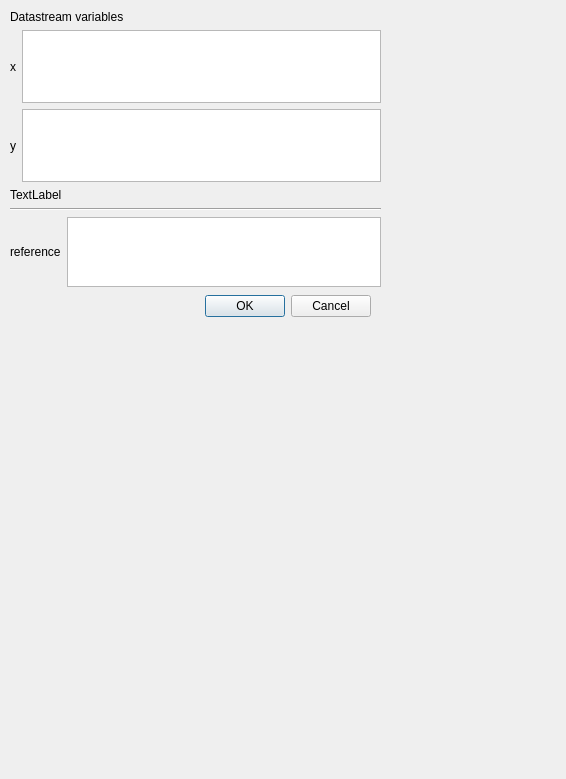
<?xml version="1.0" encoding="UTF-8"?>
<ui version="4.0">
 <class>Dialog</class>
 <widget class="QDialog" name="Dialog">
  <property name="geometry">
   <rect>
    <x>0</x>
    <y>0</y>
    <width>566</width>
    <height>779</height>
   </rect>
  </property>
  <property name="windowTitle">
   <string>Dialog</string>
  </property>
  <widget class="QDialogButtonBox" name="buttonBox">
   <property name="geometry">
    <rect>
     <x>30</x>
     <y>290</y>
     <width>341</width>
     <height>32</height>
    </rect>
   </property>
   <property name="orientation">
    <enum>Qt::Horizontal</enum>
   </property>
   <property name="standardButtons">
    <set>QDialogButtonBox::Cancel|QDialogButtonBox::Ok</set>
   </property>
  </widget>
  <widget class="QWidget" name="verticalLayoutWidget">
   <property name="geometry">
    <rect>
     <x>10</x>
     <y>10</y>
     <width>371</width>
     <height>277</height>
    </rect>
   </property>
   <layout class="QVBoxLayout" name="verticalLayout">
    <item>
     <widget class="QLabel" name="lbl_datastream_var">
      <property name="text">
       <string>Datastream variables</string>
      </property>
     </widget>
    </item>
    <item>
     <layout class="QGridLayout" name="gridLayout">
      <item row="0" column="0">
       <widget class="QLabel" name="lbl_x">
        <property name="text">
         <string>x</string>
        </property>
       </widget>
      </item>
      <item row="1" column="0">
       <widget class="QLabel" name="lbl_y">
        <property name="text">
         <string>y</string>
        </property>
       </widget>
      </item>
      <item row="0" column="1">
       <widget class="QTextEdit" name="tbox_x_stream"/>
      </item>
      <item row="1" column="1">
       <widget class="QTextEdit" name="tbox_y_stream"/>
      </item>
     </layout>
    </item>
    <item>
     <widget class="QLabel" name="label">
      <property name="text">
       <string>TextLabel</string>
      </property>
     </widget>
    </item>
    <item>
     <widget class="Line" name="line_2">
      <property name="orientation">
       <enum>Qt::Horizontal</enum>
      </property>
     </widget>
    </item>
    <item>
     <layout class="QHBoxLayout" name="horizontalLayout">
      <item>
       <widget class="QLabel" name="lbl_reference">
        <property name="text">
         <string>reference</string>
        </property>
       </widget>
      </item>
      <item>
       <widget class="QListView" name="listView_datastream_reference"/>
      </item>
     </layout>
    </item>
   </layout>
  </widget>
 </widget>
 <resources/>
 <connections>
  <connection>
   <sender>buttonBox</sender>
   <signal>accepted()</signal>
   <receiver>Dialog</receiver>
   <slot>accept()</slot>
   <hints>
    <hint type="sourcelabel">
     <x>248</x>
     <y>254</y>
    </hint>
    <hint type="destinationlabel">
     <x>157</x>
     <y>274</y>
    </hint>
   </hints>
  </connection>
  <connection>
   <sender>buttonBox</sender>
   <signal>rejected()</signal>
   <receiver>Dialog</receiver>
   <slot>reject()</slot>
   <hints>
    <hint type="sourcelabel">
     <x>316</x>
     <y>260</y>
    </hint>
    <hint type="destinationlabel">
     <x>286</x>
     <y>274</y>
    </hint>
   </hints>
  </connection>
 </connections>
</ui>
